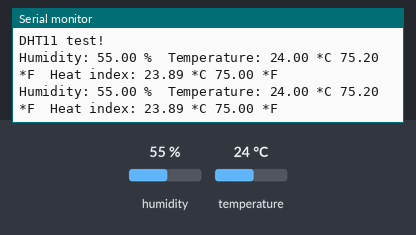
The sketch below on a simulated Adafruit Circuit Playground Express. On the bench: the last lines printed to the serial monitor. The inputs (shaded band) are chosen by the test bench; at power-on: humidity 55 %, temperature 24 °C.

Above: at 4.8 s.
4.9 s: humidity set to 22 %
At 6.9 s:
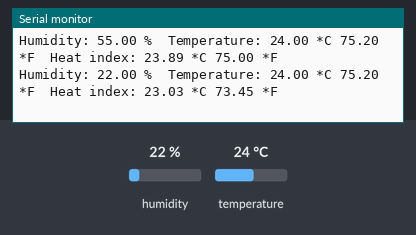
7.9 s: temperature set to 12 °C
At 9.3 s:
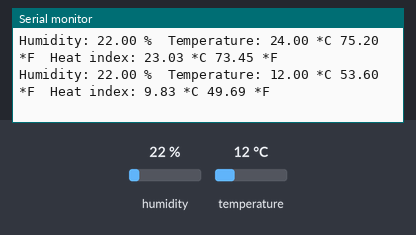
10.9 s: humidity set to 40 %
At 12.9 s:
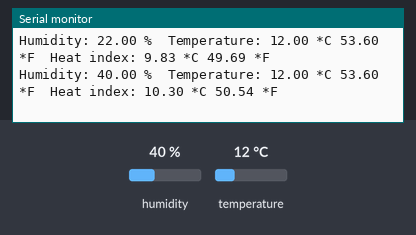
Timing chart, 0 to 14.4 s (numbered marks = the images above; inputs shaded):
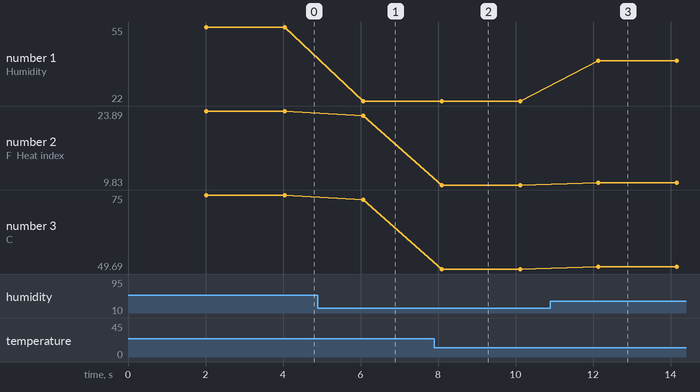

Measured:
- after the input at 4.9 s, the serial monitor: prints a new line after 1.2 s (image 1)
- after the input at 7.9 s, the serial monitor: prints a new line after 0.19 s (image 2)
- after the input at 10.9 s, the serial monitor: prints a new line after 1.2 s (image 3)
- plotted number 1: 55 → 22 after the input at 4.9 s, 22 → 40 after the input at 10.9 s
- plotted number 2: 23.89 → 23.03 after the input at 4.9 s, 23.03 → 9.83 after the input at 7.9 s, 9.83 → 10.3 after the input at 10.9 s
- plotted number 3: 75 → 73.45 after the input at 4.9 s, 73.45 → 49.69 after the input at 7.9 s, 49.69 → 50.54 after the input at 10.9 s

The sketch:

dht_tester.ino
```cpp
#include <Adafruit_CircuitPlayground.h>
#include <Adafruit_Sensor.h>
#include <DHT_U.h>
#include <DHT.h>

// Example testing sketch for various DHT humidity/temperature sensors
// Written by ladyada, public domain

#define DHTPIN 7     // what digital pin we're connected to

// Uncomment whatever type you're using!
#define DHTTYPE DHT11   // DHT 11
//#define DHTTYPE DHT22   // DHT 22  (AM2302), AM2321
//#define DHTTYPE DHT21   // DHT 21 (AM2301)

// Connect pin 1 (on the left) of the sensor to +5V
// NOTE: If using a board with 3.3V logic like an Arduino Due connect pin 1
// to 3.3V instead of 5V!
// Connect pin 2 of the sensor to whatever your DHTPIN is
// Connect pin 4 (on the right) of the sensor to GROUND
// Connect a 10K resistor from pin 2 (data) to pin 1 (power) of the sensor

// Initialize DHT sensor.
// Note that older versions of this library took an optional third parameter to
// tweak the timings for faster processors.  This parameter is no longer needed
// as the current DHT reading algorithm adjusts itself to work on faster procs.
DHT dht(DHTPIN, DHTTYPE);

void setup() {
  Serial.begin(9600);
  Serial.println("DHT11 test!");

  dht.begin();
}

void loop() {
  // Wait a few seconds between measurements.
  delay(2000);

  // Reading temperature or humidity takes about 250 milliseconds!
  // Sensor readings may also be up to 2 seconds 'old' (its a very slow sensor)
  float h = dht.readHumidity();
  // Read temperature as Celsius (the default)
  float t = dht.readTemperature();
  // Read temperature as Fahrenheit (isFahrenheit = true)
  float f = dht.readTemperature(true);

  // Check if any reads failed and exit early (to try again).
  if (isnan(h) || isnan(t) || isnan(f)) {
    Serial.println("Failed to read from DHT sensor!");
    return;
  }

  // Compute heat index in Fahrenheit (the default)
  float hif = dht.computeHeatIndex(f, h);
  // Compute heat index in Celsius (isFahreheit = false)
  float hic = dht.computeHeatIndex(t, h, false);

  Serial.print("Humidity: ");
  Serial.print(h);
  Serial.print(" %\t");
  Serial.print("Temperature: ");
  Serial.print(t);
  Serial.print(" *C ");
  Serial.print(f);
  Serial.print(" *F\t");
  Serial.print("Heat index: ");
  Serial.print(hic);
  Serial.print(" *C ");
  Serial.print(hif);
  Serial.println(" *F");
}
```
